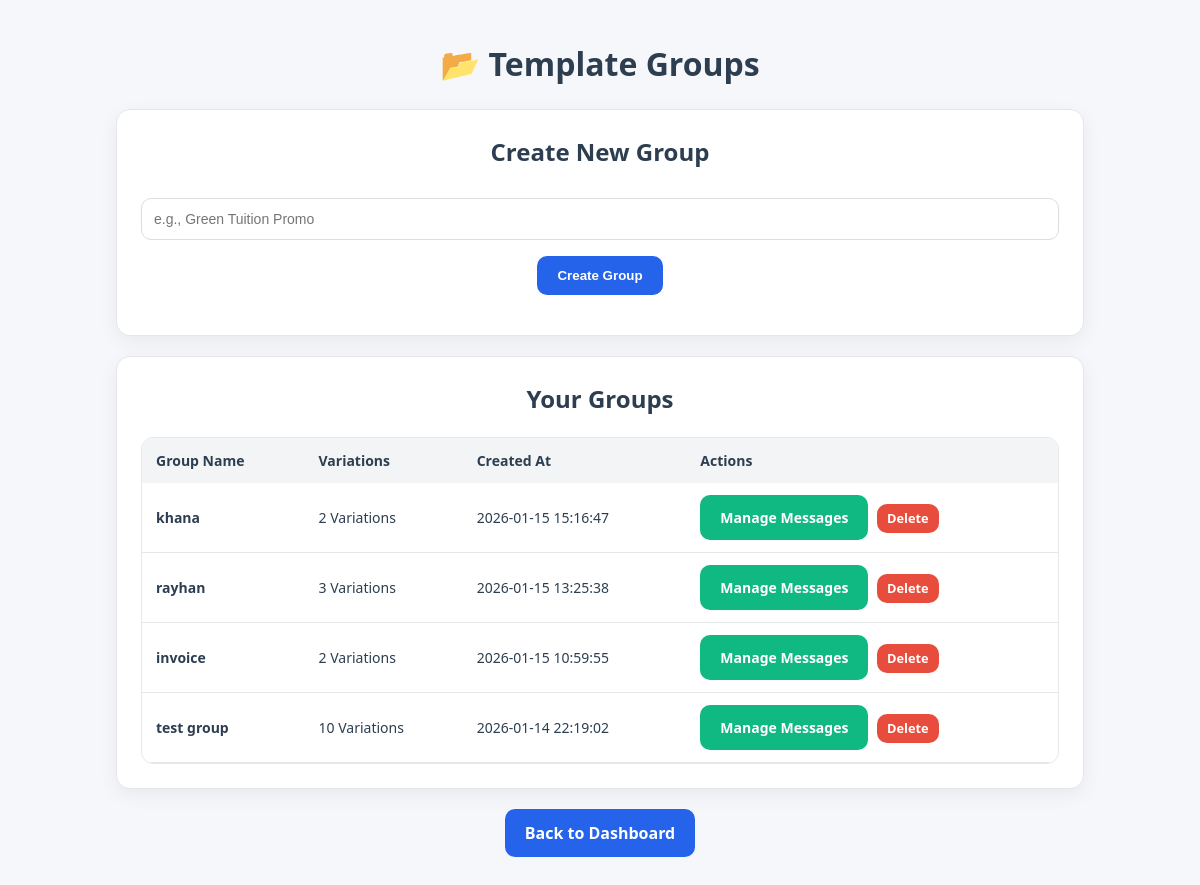
Screenshot of /main/public/templates.php (signed in) with the database file from the repository.
### tables this page shows
CREATE TABLE IF NOT EXISTS `template_groups` (
  `id` int(11) NOT NULL AUTO_INCREMENT,
  `group_name` varchar(100) NOT NULL,
  `user_id` int(11) NOT NULL,
  `created_at` timestamp NULL DEFAULT current_timestamp(),
  PRIMARY KEY (`id`),
  KEY `user_id` (`user_id`),
  CONSTRAINT `fk_groups_user` FOREIGN KEY (`user_id`) REFERENCES `users` (`id`) ON DELETE CASCADE
);

### main/public/templates.php (the view, shortened to what this page needs)
<?php
require_once __DIR__ . '/../config/db.php';
$user_id = $_SESSION['user_id'];
$groups = [];
try {
    $page = isset($_GET['page']) ? (int)$_GET['page'] : 1;
    $limit = 5;
    $offset = ($page - 1) * $limit;
    $stmt = $pdo->prepare("SELECT * FROM template_groups WHERE user_id = :user_id ORDER BY created_at DESC LIMIT :limit OFFSET :offset");
    $stmt->bindValue(':user_id', $user_id, PDO::PARAM_INT);
    $stmt->bindValue(':limit', $limit, PDO::PARAM_INT);
    $stmt->bindValue(':offset', $offset, PDO::PARAM_INT);
    $stmt->execute();
    $groups = $stmt->fetchAll(PDO::FETCH_ASSOC);
} catch (PDOException $e) {
    if (!isset($_SESSION['toast'])) {
        $_SESSION['toast'] = ['message' => "❌ Error fetching groups: " . $e->getMessage(), 'type' => "error"];
    }
}
?>
<!DOCTYPE html>
<html lang="en">
<head>
    <link rel="stylesheet" href="assets/style.css">
</head>
<body>
    <div class="container">
        <h1>📂 Template Groups</h1>
        <div class="card">
            <h2>Create New Group</h2>
            <form method="POST" class="row">
                <input type="text" name="group_name" placeholder="e.g., Green Tuition Promo" required class="file-input"
                    style="border: 1px solid #ddd;">
                <button type="submit" name="create_group" class="btn">Create Group</button>
            </form>
        </div>
        <div class="card" style="margin-top: 20px;">
            <h2>Your Groups</h2>
            <div class="table-wrap">
                <table>
                    <thead>
                        <tr>
                            <th>Group Name</th>
                            <th>Variations</th>
                            <th>Created At</th>
                            <th>Actions</th>
                        </tr>
                    </thead>
                    <tbody>
                        <?php if (empty($groups)): ?>
                            <tr>
                                <td colspan="4" style="text-align:center;">No groups found.</td>
                            </tr>
                        <?php else: ?>
                            <?php foreach ($groups as $g):
                                $countParams = [$g['id']];
                                $countStmt = $pdo->prepare("SELECT COUNT(*) FROM message_templates WHERE group_id = ?");
                                $countStmt->execute($countParams);
                                $varCount = $countStmt->fetchColumn();
                            ?>
                                <tr>
                                    <td><strong><?php echo htmlspecialchars($g['group_name']); ?></strong></td>
                                    <td><?php echo $varCount; ?> Variations</td>
                                    <td><?php echo $g['created_at']; ?></td>
                                    <td>
                                        <a href="manage_messages.php?group_id=<?php echo $g['id']; ?>"
                                            class="btn secondary">Manage Messages</a>
                                        <a href="#" class="btn"
                                            style="background-color: #e74c3c; padding: 5px 10px; font-size: 0.8rem; margin-left: 5px;"
                                            onclick="event.preventDefault(); Popup.confirm('Delete this group and all its messages?', () => window.location.href='?delete_group=<?php echo $g['id']; ?>', 'Confirm Deletion')">Delete</a>
                                    </td>
                                </tr>
                            <?php endforeach; ?>
                        <?php endif; ?>
                    </tbody>
                </table>
            </div>
        </div>
        <div class="row" style="margin-top: 20px;">
            <a href="index.php" class="btn">Back to Dashboard</a>
        </div>
    </div>
    <link rel="stylesheet" href="assets/popup.css">
</body>
</html>

### main/public/assets/style.css (style rules this page uses)
:root { --bg: #f5f7fb; --card: #ffffff; --text: #2c3e50; --muted: #6b7280; --primary: #2563eb; --primary-dark: #1e40af; --success: #16a34a; --success-bg: #e7f7ec; --danger: #dc2626; --danger-bg: #fde8e8; --border: #e5e7eb; --shadow: 0 6px 20px rgba(0, 0, 0, .06); --radius: 14px; }
* { box-sizing: border-box; }
body { margin: 0; font-family: system-ui, -apple-system, Segoe UI, Roboto, sans-serif; background: var(--bg); color: var(--text); line-height: 1.5; }
.container { max-width: 1000px; margin: 40px auto; padding: 0 16px; }
.card { background: var(--card); border: 1px solid var(--border); border-radius: var(--radius); box-shadow: var(--shadow); padding: 24px; margin-bottom: 20px; }
h1, h2 { text-align: center; margin-top: 0; }
.row { display: flex; gap: 16px; flex-wrap: wrap; justify-content: center; margin-bottom: 16px; }
.file-input, select, textarea, input[type="text"], input[type="email"], input[type="password"] { padding: 12px; border: 1px solid var(--border); border-radius: 10px; width: 100%; margin-top: 8px; font-size: 14px; }
.btn { appearance: none; border: none; border-radius: 10px; padding: 12px 20px; background: var(--primary); color: #fff; cursor: pointer; font-weight: 600; transition: transform 0.15s ease, background 0.15s ease; text-decoration: none; display: inline-block; }
.btn.secondary { background: #10b981; }
.table-wrap { overflow-x: auto; border-radius: 12px; border: 1px solid var(--border); }
table { width: 100%; border-collapse: collapse; }
thead th { background: #f3f4f6; text-align: left; padding: 12px 14px; font-size: 14px; }
tbody td { padding: 12px 14px; border-bottom: 1px solid var(--border); font-size: 14px; }

### rows the page displays
template_groups: group_name "khana", varCount "2", created_at "2026-01-15 15:16:47"
template_groups: group_name "rayhan", varCount "3", created_at "2026-01-15 13:25:38"
template_groups: group_name "invoice", varCount "2", created_at "2026-01-15 10:59:55"
template_groups: group_name "test group", varCount "10", created_at "2026-01-14 22:19:02"
